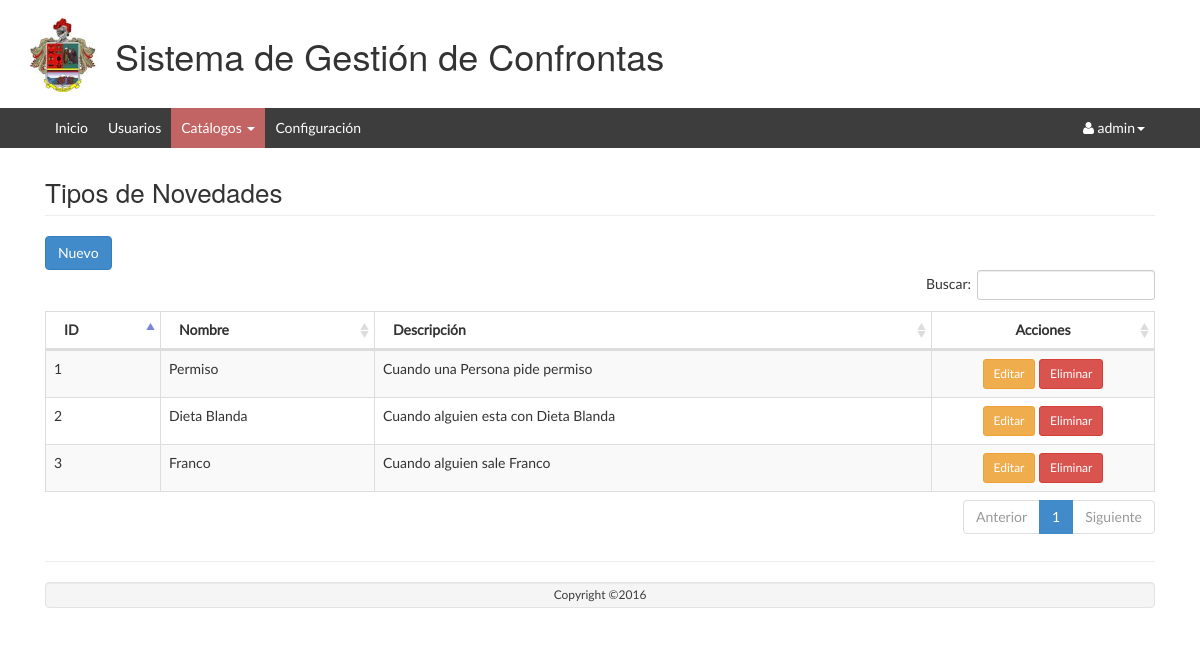
Page /TipoNovedad/listar/ (signed in) on the committed database.
### tables this page shows
CREATE TABLE `tipo_novedad` (
  `id` int(11) NOT NULL AUTO_INCREMENT,
  `nombre` varchar(128) NOT NULL,
  `descripcion` varchar(256) NOT NULL,
  `activo` tinyint(4) NOT NULL DEFAULT '1',
  PRIMARY KEY (`id`)
);

### app/controllers/TipoNovedadController.php (called while the page is built, shortened)
<?php
require_once (PATH_MODELS . "/TipoNovedadModel.php");
class TipoNovedadController {
	public function listar() {
		$model = new TipoNovedadModel();
		$datos = $model->getlistadoTiposNovedad();
		require_once PATH_VIEWS."/TipoNovedad/view.list.php";
	}
}

### index.php (called while the page is built, shortened)
<?php
if(isset($_GET['action'])){
	$redirect = ($_GET['action']!='')?$_GET['action']:"listar";
}
$controller = new $controllerName();
$controller->$redirect();
?>

### public/views/TipoNovedad/index.php (called while the page is built, shortened)
<?php
require_once("../../../index.php");
?>

### app/models/TipoNovedadModel.php (called while the page is built, shortened)
<?php
require_once(PATH_MODELS."/BaseModel.php");
class TipoNovedadModel {
	public function getlistadoTiposNovedad(){
		$model = new BaseModel();
		$sql = "select * from tipo_novedad where activo = 1";
		return $model->execSql($sql, array(),true);
	}
}

### app/models/BaseModel.php (called while the page is built, shortened)
<?php
class BaseModel
{
	private $pdo;
	private function openConexion(){
		try{
			$this->pdo = new PDO('mysql:host='.HOSTNAME_DATABASE.';dbname='.DATABASE.';charset=utf8', USERNAME, PASSWORD);
			$this->pdo->setAttribute(PDO::ATTR_ERRMODE, PDO::ERRMODE_EXCEPTION);
		}
		catch(Exception $e){
			die($e->getMessage());
		}
	}
	private function closeConexion(){
		$this->pdo =  null;
	}
	public function execSql($sql,$parameters, $list = false, $obtainId = false){
		try	{
			$stm = $this->pdo->prepare($sql);
			$stm->execute($parameters);
			if($obtainId){
				$result = $this->pdo->lastInsertId();
			} else {
				if($list){
					$result = $stm->fetchAll(PDO::FETCH_OBJ);
				} else {
					$result = $stm->fetch(PDO::FETCH_OBJ);
				}
			}
		}catch(Exception $e){
			die($e->getMessage());
		}
		return $result;
	}
}

### public/views/TipoNovedad/view.list.php (the view, shortened to what this page needs)
<?php include_once PATH_TEMPLATE.'/header.php';?>
<div class="row">
	<div class="col-lg-12">
    	<h1 class="page-header">Tipos de Novedades</h1>
   	</div>
</div>
<div class="row">
	<div class="col-lg-12">
		<button class="btn btn-primary" id="modalOpen">
			<i class="glyphicon glyphicon-plus"></i> Nuevo
		</button>
	</div>
	<table class="table table-striped table-bordered table-hover" id="dataTables-example">
    <thead>
	    <tr>
	    	<th>ID</th>
		    <th>Nombre</th>
		    <th>Descripción</th>
		    <th style="text-align: center; width: 20%">Acciones</th>
	    </tr>
    </thead>
    <tbody>
    	<?php foreach ($datos as $item) {
    		echo "<tr><td>".$item->id."</td>";
    		echo "<td>".$item->nombre."</td>";
    		echo "<td>".$item->descripcion."</td>";
    		echo "<td align='center'><a href='javascript: loadModal(".$item->id.")' class='btn btn-warning btn-sm' title='Editar' >Editar</a>
					  <a href='javascript:if(confirm(\"Está seguro que desea eliminar el elemento seleccionado?\")){redirect(".$item->id.");}' class='btn btn-danger btn-sm' title='Eliminar'>Eliminar</a></td>";
    	}?>
    </tbody>
    </table>
</div>
<?php include_once PATH_TEMPLATE.'/footer.php';?>
<link href="<?php echo PATH_CSS; ?>/dataTables.bootstrap.css" rel="stylesheet">
<link href="<?php echo PATH_CSS; ?>/bootstrapValidator.min.css" rel="stylesheet">
</body>
</html>

### public/web/css/style.css (style rules this page uses)
body { overflow-x: hidden!important; font-family: 'Lato', sans-serif; -webkit-font-smoothing: antialiased; min-height: 100%; background: #ffffff; }
.row { margin-left: 0; margin-right: 0; }
.page-header { font-size: 26px; margin: 10px 0 20px; }

### rows in the picture
tipo_novedad: id "1", nombre "Permiso", descripcion "Cuando una Persona pide permiso"
tipo_novedad: id "2", nombre "Dieta Blanda", descripcion "Cuando alguien esta con Dieta Blanda"
tipo_novedad: id "3", nombre "Franco", descripcion "Cuando alguien sale Franco"

### other values in the picture
$_SESSION['SESSION_USER']->usuario "admin"
